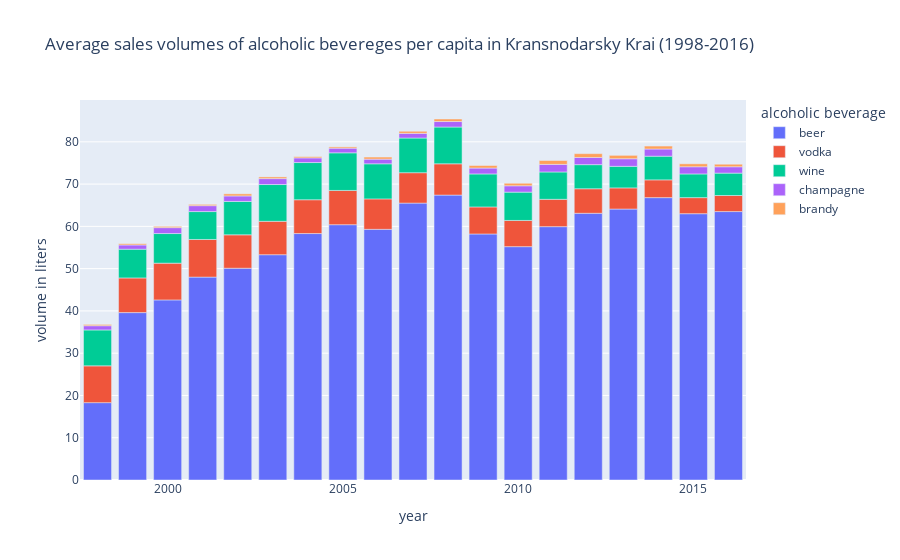

Here is the notebook cell this chart was saved with:
### Code cell
fig = px.bar(df_krasnodar, x='year', y=drink_cat,
            title="Average sales volumes of alcoholic bevereges per capita in Kransnodarsky Krai (1998-2016)", 
            labels={"value":"volume in liters", "variable":"alcoholic beverage"})
fig.show()

### Figure 1 — Plotly figure (JSON) as saved in the notebook; plotly's stock layout.template omitted (floating-point values rounded to 4 significant figures)
{"data": [{"alignmentgroup": "True", "hovertemplate": "alcoholic beverage=beer<br>year=%{x}<br>volume in liters=%{y}<extra></extra>", "legendgroup": "beer", "marker": {"color": "#636efa", "pattern": {"shape": ""}}, "name": "beer", "offsetgroup": "beer", "orientation": "v", "showlegend": true, "textposition": "auto", "type": "bar", "x": [1998, 1999, 2000, 2001, 2002, 2003, 2004, 2005, 2006, 2007, 2008, 2009, 2010, 2011, 2012, 2013, 2014, 2015, 2016], "xaxis": "x", "y": [18.3, 39.6, 42.6, 48, 50.1, 53.3, 58.3, 60.4, 59.3, 65.5, 67.4, 58.2, 55.2, 59.93, 63.1, 64.1, 66.8, 63, 63.5], "yaxis": "y"}, {"alignmentgroup": "True", "hovertemplate": "alcoholic beverage=vodka<br>year=%{x}<br>volume in liters=%{y}<extra></extra>", "legendgroup": "vodka", "marker": {"color": "#EF553B", "pattern": {"shape": ""}}, "name": "vodka", "offsetgroup": "vodka", "orientation": "v", "showlegend": true, "textposition": "auto", "type": "bar", "x": [1998, 1999, 2000, 2001, 2002, 2003, 2004, 2005, 2006, 2007, 2008, 2009, 2010, 2011, 2012, 2013, 2014, 2015, 2016], "xaxis": "x", "y": [8.7, 8.2, 8.7, 8.9, 7.9, 7.9, 8, 8.1, 7.2, 7.2, 7.4, 6.4, 6.2, 6.47, 5.8, 5, 4.2, 3.8, 3.8], "yaxis": "y"}, {"alignmentgroup": "True", "hovertemplate": "alcoholic beverage=wine<br>year=%{x}<br>volume in liters=%{y}<extra></extra>", "legendgroup": "wine", "marker": {"color": "#00cc96", "pattern": {"shape": ""}}, "name": "wine", "offsetgroup": "wine", "orientation": "v", "showlegend": true, "textposition": "auto", "type": "bar", "x": [1998, 1999, 2000, 2001, 2002, 2003, 2004, 2005, 2006, 2007, 2008, 2009, 2010, 2011, 2012, 2013, 2014, 2015, 2016], "xaxis": "x", "y": [8.5, 6.8, 7, 6.6, 7.9, 8.7, 8.8, 8.9, 8.3, 8.2, 8.7, 7.8, 6.7, 6.47, 5.7, 5.1, 5.6, 5.6, 5.3], "yaxis": "y"}, {"alignmentgroup": "True", "hovertemplate": "alcoholic beverage=champagne<br>year=%{x}<br>volume in liters=%{y}<extra></extra>", "legendgroup": "champagne", "marker": {"color": "#ab63fa", "pattern": {"shape": ""}}, "name": "champagne", "offsetgroup": "champagne", "orientation": "v", "showlegend": true, "textposition": "auto", "type": "bar", "x": [1998, 1999, 2000, 2001, 2002, 2003, 2004, 2005, 2006, 2007, 2008, 2009, 2010, 2011, 2012, 2013, 2014, 2015, 2016], "xaxis": "x", "y": [1, 1, 1.4, 1.4, 1.3, 1.4, 1.1, 1.1, 1.1, 1.1, 1.3, 1.4, 1.5, 1.79, 1.7, 1.8, 1.7, 1.7, 1.5], "yaxis": "y"}, {"alignmentgroup": "True", "hovertemplate": "alcoholic beverage=brandy<br>year=%{x}<br>volume in liters=%{y}<extra></extra>", "legendgroup": "brandy", "marker": {"color": "#FFA15A", "pattern": {"shape": ""}}, "name": "brandy", "offsetgroup": "brandy", "orientation": "v", "showlegend": true, "textposition": "auto", "type": "bar", "x": [1998, 1999, 2000, 2001, 2002, 2003, 2004, 2005, 2006, 2007, 2008, 2009, 2010, 2011, 2012, 2013, 2014, 2015, 2016], "xaxis": "x", "y": [0.3, 0.3, 0.3, 0.3, 0.5, 0.4, 0.3, 0.3, 0.5, 0.5, 0.6, 0.6, 0.6, 0.92, 0.9, 0.8, 0.7, 0.7, 0.6], "yaxis": "y"}], "layout": {"barmode": "relative", "legend": {"title": {"text": "alcoholic beverage"}, "tracegroupgap": 0}, "title": {"text": "Average sales volumes of alcoholic bevereges per capita in Kransnodarsky Krai (1998-2016)"}, "xaxis": {"anchor": "y", "domain": [0, 1], "title": {"text": "year"}}, "yaxis": {"anchor": "x", "domain": [0, 1], "title": {"text": "volume in liters"}}}}
